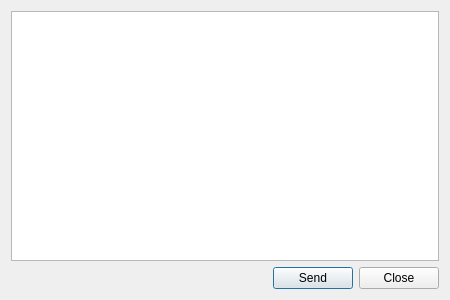
<?xml version="1.0" encoding="UTF-8"?>
<ui version="4.0">
 <class>Dialog</class>
 <widget class="QDialog" name="Dialog">
  <property name="windowModality">
   <enum>Qt::ApplicationModal</enum>
  </property>
  <property name="geometry">
   <rect>
    <x>0</x>
    <y>0</y>
    <width>450</width>
    <height>300</height>
   </rect>
  </property>
  <property name="windowTitle">
   <string>Send Message</string>
  </property>
  <property name="windowIcon">
   <iconset resource="resources.qrc">
    <normaloff>:/midisnoop/images/16x16/add.png</normaloff>:/midisnoop/images/16x16/add.png</iconset>
  </property>
  <property name="modal">
   <bool>true</bool>
  </property>
  <layout class="QVBoxLayout" stretch="1,0">
   <item>
    <widget class="QPlainTextEdit" name="message">
     <property name="text" stdset="0">
      <string/>
     </property>
    </widget>
   </item>
   <item>
    <layout class="QHBoxLayout" stretch="1,0,0">
     <item>
      <spacer>
       <property name="orientation">
        <enum>Qt::Horizontal</enum>
       </property>
       <property name="sizeHint" stdset="0">
        <size>
         <width>0</width>
         <height>0</height>
        </size>
       </property>
      </spacer>
     </item>
     <item>
      <widget class="QPushButton" name="sendButton">
       <property name="text">
        <string>Send</string>
       </property>
       <property name="icon">
        <iconset resource="resources.qrc">
         <normaloff>:/midisnoop/images/16x16/add.png</normaloff>:/midisnoop/images/16x16/add.png</iconset>
       </property>
      </widget>
     </item>
     <item>
      <widget class="QPushButton" name="closeButton">
       <property name="text">
        <string>Close</string>
       </property>
       <property name="icon">
        <iconset resource="resources.qrc">
         <normaloff>:/midisnoop/images/16x16/close.png</normaloff>:/midisnoop/images/16x16/close.png</iconset>
       </property>
      </widget>
     </item>
    </layout>
   </item>
  </layout>
 </widget>
 <resources>
  <include location="resources.qrc"/>
 </resources>
 <connections/>
</ui>
